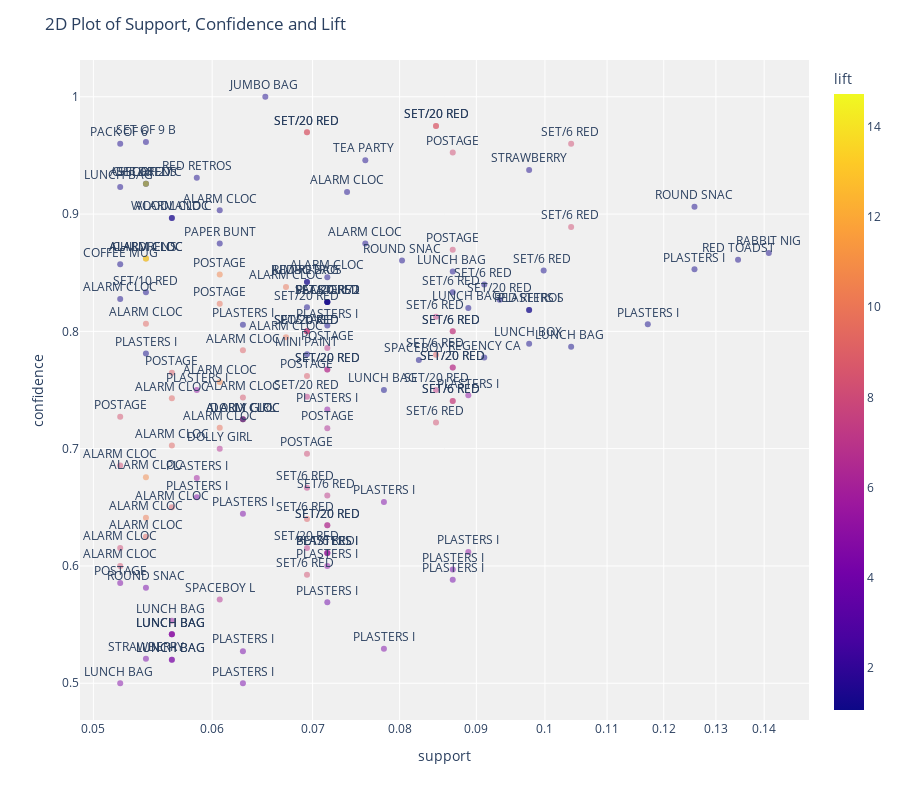

Notebook code cell kept with this figure:
### Code cell
plot_model(model1)

### Figure 1 — Plotly figure (JSON) as saved in the notebook; plotly's stock layout.template omitted (floating-point values rounded to 4 significant figures; data arrays with more than 128 entries replaced by an {"elided": "..."} marker saying what was removed)
{"data": [{"customdata": {"elided": "141x2 str values"}, "hovertemplate": "support=%{x}<br>confidence=%{y}<br>antecedents_short=%{text}<br>antecedents=%{customdata[0]}<br>consequents=%{customdata[1]}<br>lift=%{marker.color}<extra></extra>", "legendgroup": "", "marker": {"color": {"elided": "141 float values"}, "coloraxis": "coloraxis", "opacity": 0.5, "symbol": "circle"}, "mode": "markers+text", "name": "", "orientation": "v", "showlegend": false, "text": {"elided": "141 str values"}, "textposition": "top center", "type": "scatter", "x": {"elided": "141 float values"}, "xaxis": "x", "y": {"elided": "141 float values"}, "yaxis": "y"}], "layout": {"coloraxis": {"colorbar": {"title": {"text": "lift"}}, "colorscale": [[0, "#0d0887"], [0.1111, "#46039f"], [0.2222, "#7201a8"], [0.3333, "#9c179e"], [0.4444, "#bd3786"], [0.5556, "#d8576b"], [0.6667, "#ed7953"], [0.7778, "#fb9f3a"], [0.8889, "#fdca26"], [1, "#f0f921"]]}, "height": 800, "legend": {"tracegroupgap": 0}, "margin": {"t": 60}, "plot_bgcolor": "rgb(240,240,240)", "title": {"text": "2D Plot of Support, Confidence and Lift"}, "xaxis": {"anchor": "y", "domain": [0, 1], "title": {"text": "support"}, "type": "log"}, "yaxis": {"anchor": "x", "domain": [0, 1], "title": {"text": "confidence"}}}}
